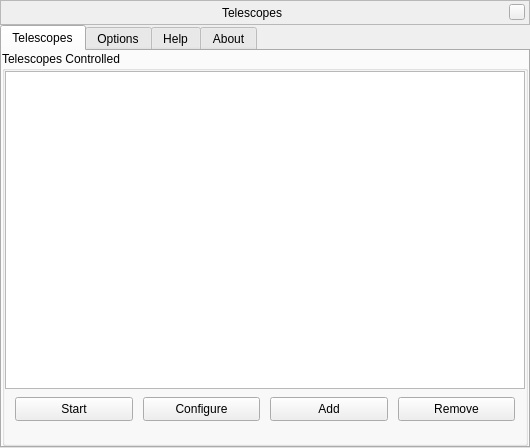
<?xml version="1.0" encoding="UTF-8"?>
<ui version="4.0">
 <class>telescopeDialogForm</class>
 <widget class="QWidget" name="telescopeDialogForm">
  <property name="geometry">
   <rect>
    <x>0</x>
    <y>0</y>
    <width>530</width>
    <height>448</height>
   </rect>
  </property>
  <property name="sizePolicy">
   <sizepolicy hsizetype="Minimum" vsizetype="MinimumExpanding">
    <horstretch>0</horstretch>
    <verstretch>0</verstretch>
   </sizepolicy>
  </property>
  <property name="minimumSize">
   <size>
    <width>530</width>
    <height>400</height>
   </size>
  </property>
  <property name="maximumSize">
   <size>
    <width>800</width>
    <height>600</height>
   </size>
  </property>
  <property name="windowTitle">
   <string>Form</string>
  </property>
  <layout class="QVBoxLayout" name="verticalLayoutTelescopeDialog">
   <property name="spacing">
    <number>0</number>
   </property>
   <property name="sizeConstraint">
    <enum>QLayout::SetNoConstraint</enum>
   </property>
   <property name="margin">
    <number>0</number>
   </property>
   <item>
    <widget class="BarFrame" name="TitleBar">
     <property name="sizePolicy">
      <sizepolicy hsizetype="Expanding" vsizetype="Preferred">
       <horstretch>0</horstretch>
       <verstretch>0</verstretch>
      </sizepolicy>
     </property>
     <property name="minimumSize">
      <size>
       <width>530</width>
       <height>25</height>
      </size>
     </property>
     <property name="maximumSize">
      <size>
       <width>16777215</width>
       <height>30</height>
      </size>
     </property>
     <property name="focusPolicy">
      <enum>Qt::NoFocus</enum>
     </property>
     <property name="autoFillBackground">
      <bool>false</bool>
     </property>
     <property name="frameShape">
      <enum>QFrame::StyledPanel</enum>
     </property>
     <layout class="QHBoxLayout">
      <property name="spacing">
       <number>6</number>
      </property>
      <property name="leftMargin">
       <number>0</number>
      </property>
      <property name="topMargin">
       <number>0</number>
      </property>
      <property name="rightMargin">
       <number>4</number>
      </property>
      <property name="bottomMargin">
       <number>0</number>
      </property>
      <item>
       <spacer>
        <property name="orientation">
         <enum>Qt::Horizontal</enum>
        </property>
        <property name="sizeHint" stdset="0">
         <size>
          <width>40</width>
          <height>20</height>
         </size>
        </property>
       </spacer>
      </item>
      <item>
       <widget class="QLabel" name="stelWindowTitle">
        <property name="text">
         <string>Telescopes</string>
        </property>
       </widget>
      </item>
      <item>
       <spacer>
        <property name="orientation">
         <enum>Qt::Horizontal</enum>
        </property>
        <property name="sizeHint" stdset="0">
         <size>
          <width>40</width>
          <height>20</height>
         </size>
        </property>
       </spacer>
      </item>
      <item>
       <widget class="QPushButton" name="closeStelWindow">
        <property name="minimumSize">
         <size>
          <width>16</width>
          <height>16</height>
         </size>
        </property>
        <property name="maximumSize">
         <size>
          <width>16</width>
          <height>16</height>
         </size>
        </property>
        <property name="focusPolicy">
         <enum>Qt::NoFocus</enum>
        </property>
        <property name="text">
         <string/>
        </property>
       </widget>
      </item>
     </layout>
    </widget>
   </item>
   <item>
    <widget class="QTabWidget" name="tabs">
     <property name="sizePolicy">
      <sizepolicy hsizetype="Preferred" vsizetype="Preferred">
       <horstretch>0</horstretch>
       <verstretch>0</verstretch>
      </sizepolicy>
     </property>
     <widget class="QWidget" name="tabTelescopes">
      <property name="sizePolicy">
       <sizepolicy hsizetype="Expanding" vsizetype="Minimum">
        <horstretch>0</horstretch>
        <verstretch>0</verstretch>
       </sizepolicy>
      </property>
      <attribute name="title">
       <string>Telescopes</string>
      </attribute>
      <layout class="QVBoxLayout" name="verticalLayoutTabTelescopes">
       <property name="spacing">
        <number>0</number>
       </property>
       <property name="margin">
        <number>0</number>
       </property>
       <item>
        <widget class="QGroupBox" name="groupBoxTelescopes">
         <property name="sizePolicy">
          <sizepolicy hsizetype="Expanding" vsizetype="Minimum">
           <horstretch>0</horstretch>
           <verstretch>0</verstretch>
          </sizepolicy>
         </property>
         <property name="title">
          <string>Telescopes Controlled</string>
         </property>
         <property name="alignment">
          <set>Qt::AlignLeading|Qt::AlignLeft|Qt::AlignTop</set>
         </property>
         <layout class="QVBoxLayout" name="verticalLayout_2">
          <property name="spacing">
           <number>0</number>
          </property>
          <property name="margin">
           <number>0</number>
          </property>
          <item>
           <widget class="QTreeView" name="telescopeTreeView">
            <property name="sizePolicy">
             <sizepolicy hsizetype="Minimum" vsizetype="MinimumExpanding">
              <horstretch>0</horstretch>
              <verstretch>0</verstretch>
             </sizepolicy>
            </property>
            <property name="minimumSize">
             <size>
              <width>0</width>
              <height>100</height>
             </size>
            </property>
            <property name="horizontalScrollBarPolicy">
             <enum>Qt::ScrollBarAlwaysOff</enum>
            </property>
            <property name="editTriggers">
             <set>QAbstractItemView::NoEditTriggers</set>
            </property>
            <property name="selectionMode">
             <enum>QAbstractItemView::SingleSelection</enum>
            </property>
            <property name="selectionBehavior">
             <enum>QAbstractItemView::SelectRows</enum>
            </property>
            <property name="rootIsDecorated">
             <bool>false</bool>
            </property>
            <property name="uniformRowHeights">
             <bool>true</bool>
            </property>
            <property name="itemsExpandable">
             <bool>false</bool>
            </property>
            <property name="sortingEnabled">
             <bool>true</bool>
            </property>
            <property name="allColumnsShowFocus">
             <bool>true</bool>
            </property>
            <property name="expandsOnDoubleClick">
             <bool>false</bool>
            </property>
           </widget>
          </item>
          <item>
           <widget class="QFrame" name="frameButtons">
            <property name="sizePolicy">
             <sizepolicy hsizetype="Minimum" vsizetype="Fixed">
              <horstretch>0</horstretch>
              <verstretch>0</verstretch>
             </sizepolicy>
            </property>
            <property name="minimumSize">
             <size>
              <width>0</width>
              <height>40</height>
             </size>
            </property>
            <layout class="QHBoxLayout" name="horizontalLayout">
             <property name="spacing">
              <number>10</number>
             </property>
             <property name="leftMargin">
              <number>10</number>
             </property>
             <property name="topMargin">
              <number>0</number>
             </property>
             <property name="rightMargin">
              <number>10</number>
             </property>
             <property name="bottomMargin">
              <number>0</number>
             </property>
             <item>
              <widget class="QPushButton" name="pushButtonChangeStatus">
               <property name="sizePolicy">
                <sizepolicy hsizetype="Expanding" vsizetype="Fixed">
                 <horstretch>0</horstretch>
                 <verstretch>0</verstretch>
                </sizepolicy>
               </property>
               <property name="minimumSize">
                <size>
                 <width>0</width>
                 <height>24</height>
                </size>
               </property>
               <property name="text">
                <string>Start</string>
               </property>
              </widget>
             </item>
             <item>
              <widget class="QPushButton" name="pushButtonConfigure">
               <property name="sizePolicy">
                <sizepolicy hsizetype="Expanding" vsizetype="Fixed">
                 <horstretch>0</horstretch>
                 <verstretch>0</verstretch>
                </sizepolicy>
               </property>
               <property name="minimumSize">
                <size>
                 <width>0</width>
                 <height>24</height>
                </size>
               </property>
               <property name="toolTip">
                <string>Configure the selected telescope</string>
               </property>
               <property name="layoutDirection">
                <enum>Qt::RightToLeft</enum>
               </property>
               <property name="text">
                <string>Configure</string>
               </property>
              </widget>
             </item>
             <item>
              <widget class="QPushButton" name="pushButtonAdd">
               <property name="sizePolicy">
                <sizepolicy hsizetype="Expanding" vsizetype="Fixed">
                 <horstretch>0</horstretch>
                 <verstretch>0</verstretch>
                </sizepolicy>
               </property>
               <property name="minimumSize">
                <size>
                 <width>0</width>
                 <height>24</height>
                </size>
               </property>
               <property name="toolTip">
                <string>Add a new telescope</string>
               </property>
               <property name="layoutDirection">
                <enum>Qt::RightToLeft</enum>
               </property>
               <property name="text">
                <string>Add</string>
               </property>
              </widget>
             </item>
             <item>
              <widget class="QPushButton" name="pushButtonRemove">
               <property name="enabled">
                <bool>true</bool>
               </property>
               <property name="sizePolicy">
                <sizepolicy hsizetype="Expanding" vsizetype="Fixed">
                 <horstretch>0</horstretch>
                 <verstretch>0</verstretch>
                </sizepolicy>
               </property>
               <property name="minimumSize">
                <size>
                 <width>0</width>
                 <height>24</height>
                </size>
               </property>
               <property name="toolTip">
                <string>Remove the selected telescope</string>
               </property>
               <property name="text">
                <string>Remove</string>
               </property>
              </widget>
             </item>
            </layout>
           </widget>
          </item>
          <item>
           <widget class="QLabel" name="labelWarning">
            <property name="sizePolicy">
             <sizepolicy hsizetype="Expanding" vsizetype="Minimum">
              <horstretch>0</horstretch>
              <verstretch>0</verstretch>
             </sizepolicy>
            </property>
            <property name="alignment">
             <set>Qt::AlignLeading|Qt::AlignLeft|Qt::AlignTop</set>
            </property>
            <property name="wordWrap">
             <bool>true</bool>
            </property>
            <property name="textInteractionFlags">
             <set>Qt::NoTextInteraction</set>
            </property>
           </widget>
          </item>
         </layout>
        </widget>
       </item>
      </layout>
     </widget>
     <widget class="QWidget" name="tabOptions">
      <property name="sizePolicy">
       <sizepolicy hsizetype="Expanding" vsizetype="Minimum">
        <horstretch>0</horstretch>
        <verstretch>0</verstretch>
       </sizepolicy>
      </property>
      <attribute name="title">
       <string>Options</string>
      </attribute>
      <layout class="QVBoxLayout" name="verticalLayout_3">
       <item>
        <widget class="QGroupBox" name="groupBoxGUI">
         <property name="sizePolicy">
          <sizepolicy hsizetype="Expanding" vsizetype="Minimum">
           <horstretch>0</horstretch>
           <verstretch>0</verstretch>
          </sizepolicy>
         </property>
         <property name="title">
          <string>GUI</string>
         </property>
         <property name="flat">
          <bool>false</bool>
         </property>
         <property name="checkable">
          <bool>false</bool>
         </property>
         <layout class="QVBoxLayout" name="verticalLayoutGUI">
          <property name="spacing">
           <number>0</number>
          </property>
          <property name="margin">
           <number>0</number>
          </property>
          <item>
           <widget class="QCheckBox" name="checkBoxLabels">
            <property name="sizePolicy">
             <sizepolicy hsizetype="Preferred" vsizetype="Fixed">
              <horstretch>0</horstretch>
              <verstretch>0</verstretch>
             </sizepolicy>
            </property>
            <property name="minimumSize">
             <size>
              <width>0</width>
              <height>26</height>
             </size>
            </property>
            <property name="text">
             <string>Show telescope labels</string>
            </property>
            <property name="checked">
             <bool>true</bool>
            </property>
           </widget>
          </item>
          <item>
           <widget class="QCheckBox" name="checkBoxReticles">
            <property name="sizePolicy">
             <sizepolicy hsizetype="Preferred" vsizetype="Fixed">
              <horstretch>0</horstretch>
              <verstretch>0</verstretch>
             </sizepolicy>
            </property>
            <property name="minimumSize">
             <size>
              <width>0</width>
              <height>26</height>
             </size>
            </property>
            <property name="text">
             <string>Show telescope reticles</string>
            </property>
            <property name="checked">
             <bool>true</bool>
            </property>
           </widget>
          </item>
          <item>
           <widget class="QCheckBox" name="checkBoxCircles">
            <property name="sizePolicy">
             <sizepolicy hsizetype="Preferred" vsizetype="Fixed">
              <horstretch>0</horstretch>
              <verstretch>0</verstretch>
             </sizepolicy>
            </property>
            <property name="minimumSize">
             <size>
              <width>0</width>
              <height>26</height>
             </size>
            </property>
            <property name="text">
             <string>Show field of view indicators</string>
            </property>
            <property name="checked">
             <bool>true</bool>
            </property>
           </widget>
          </item>
         </layout>
        </widget>
       </item>
       <item>
        <widget class="QGroupBox" name="groupBoxTelescopeServers">
         <property name="title">
          <string>Files</string>
         </property>
         <layout class="QVBoxLayout" name="verticalLayout_6">
          <property name="spacing">
           <number>4</number>
          </property>
          <property name="margin">
           <number>0</number>
          </property>
          <item>
           <widget class="QCheckBox" name="checkBoxEnableLogs">
            <property name="minimumSize">
             <size>
              <width>0</width>
              <height>24</height>
             </size>
            </property>
            <property name="text">
             <string>Log telescope driver messages to files</string>
            </property>
           </widget>
          </item>
          <item>
           <widget class="QCheckBox" name="checkBoxUseExecutables">
            <property name="enabled">
             <bool>true</bool>
            </property>
            <property name="minimumSize">
             <size>
              <width>0</width>
              <height>24</height>
             </size>
            </property>
            <property name="text">
             <string>Use telescope server executables (override built-in drivers)</string>
            </property>
            <property name="checked">
             <bool>true</bool>
            </property>
           </widget>
          </item>
          <item>
           <widget class="QFrame" name="frameExecutablesDirectory">
            <layout class="QHBoxLayout" name="horizontalLayoutExecutablesDirectory">
             <property name="margin">
              <number>0</number>
             </property>
             <item>
              <widget class="QLabel" name="labelExecutablesDirectory">
               <property name="text">
                <string>Executables directory:</string>
               </property>
              </widget>
             </item>
             <item>
              <widget class="QLineEdit" name="lineEditExecutablesDirectory">
               <property name="readOnly">
                <bool>true</bool>
               </property>
              </widget>
             </item>
             <item>
              <widget class="QPushButton" name="pushButtonPickExecutablesDirectory">
               <property name="sizePolicy">
                <sizepolicy hsizetype="Fixed" vsizetype="Fixed">
                 <horstretch>0</horstretch>
                 <verstretch>0</verstretch>
                </sizepolicy>
               </property>
               <property name="icon">
                <iconset resource="../../../../data/gui/guiRes.qrc">
                 <normaloff>:/graphicGui/folder.png</normaloff>:/graphicGui/folder.png</iconset>
               </property>
              </widget>
             </item>
            </layout>
           </widget>
          </item>
         </layout>
        </widget>
       </item>
       <item>
        <spacer name="verticalSpacer">
         <property name="orientation">
          <enum>Qt::Vertical</enum>
         </property>
         <property name="sizeHint" stdset="0">
          <size>
           <width>20</width>
           <height>314</height>
          </size>
         </property>
        </spacer>
       </item>
      </layout>
     </widget>
     <widget class="QWidget" name="tabHelp">
      <attribute name="title">
       <string>Help</string>
      </attribute>
      <layout class="QVBoxLayout" name="verticalLayoutHelp">
       <item>
        <widget class="QTextBrowser" name="textBrowserHelp">
         <property name="openExternalLinks">
          <bool>true</bool>
         </property>
        </widget>
       </item>
      </layout>
     </widget>
     <widget class="QWidget" name="tabAbout">
      <attribute name="title">
       <string comment="tab in plugin windows">About</string>
      </attribute>
      <layout class="QVBoxLayout" name="verticalLayout">
       <item>
        <widget class="QTextBrowser" name="textBrowserAbout"/>
       </item>
      </layout>
     </widget>
    </widget>
   </item>
  </layout>
 </widget>
 <customwidgets>
  <customwidget>
   <class>BarFrame</class>
   <extends>QFrame</extends>
   <header>Dialog.hpp</header>
   <container>1</container>
  </customwidget>
 </customwidgets>
 <resources>
  <include location="../../../../data/gui/guiRes.qrc"/>
 </resources>
 <connections/>
</ui>
